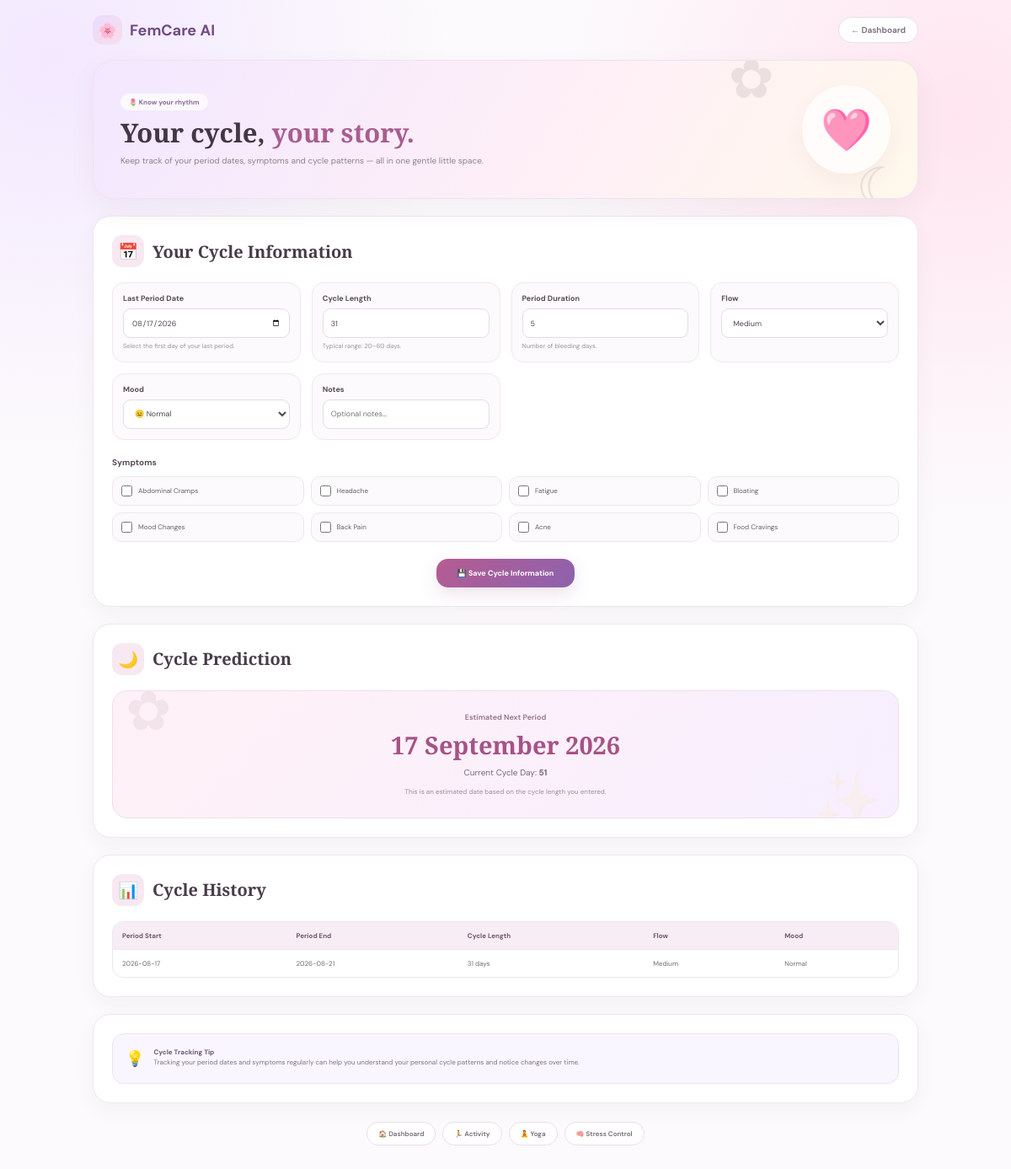
Page /menstrual (signed in) on the committed database.
### tables this page shows
CREATE TABLE menstrual_logs (
            id INTEGER PRIMARY KEY AUTOINCREMENT,
            user_id INTEGER NOT NULL,
            period_start TEXT NOT NULL,
            period_end TEXT,
            cycle_length INTEGER DEFAULT 28,
            flow TEXT,
            mood TEXT,
            symptoms TEXT,
            notes TEXT,
            created_at TEXT DEFAULT CURRENT_TIMESTAMP,
            FOREIGN KEY (user_id) REFERENCES users(id)
        );

### app.py (the view, shortened to what this page needs)
@app.route("/menstrual", methods=["GET", "POST"])
@login_required
def menstrual():
    user_id = session["user_id"]
    conn = get_db()
    latest = conn.execute("""
        SELECT *
        FROM menstrual_logs
        WHERE user_id=?
        ORDER BY period_start DESC, id DESC
        LIMIT 1
    """, (
        user_id,
    )).fetchone()
    history = conn.execute("""
        SELECT
            period_start,
            period_end,
            cycle_length,
            flow,
            mood
        FROM menstrual_logs
        WHERE user_id=?
        ORDER BY period_start DESC
        LIMIT 8
    """, (
        user_id,
    )).fetchall()
    conn.close()
    next_period = None
    cycle_day = None
    if latest:
        try:
            start_date = datetime.strptime(
                latest["period_start"],
                "%Y-%m-%d"
            ).date()
            cycle_length = (
                latest["cycle_length"]
                or 28
            )
            next_period = (
                start_date +
                timedelta(
                    days=cycle_length
                )
            )
            cycle_day = (
                date.today() -
                start_date
            ).days + 1
            if cycle_day < 1:
                cycle_day = None
        except ValueError:
            pass
    return render_template(
        "menstrual.html",
        latest=latest,
        history=history,
        next_period=next_period,
        cycle_day=cycle_day
    )

### app.py (called while the page is built)
def get_db():
    conn = sqlite3.connect("femcare.db")
    conn.row_factory = sqlite3.Row
    return conn

def login_required(route_function):
    @wraps(route_function)
    def wrapper(*args, **kwargs):
        if "user_id" not in session:
            return redirect(url_for("login"))
        return route_function(*args, **kwargs)
    return wrapper

### templates/menstrual.html (shortened to what this page needs)
<!DOCTYPE html>
<html lang="en">
<head>
</head>
<body>
<nav class="navbar">
    <div class="page nav-inner">
        <a
            href="{{ url_for('dashboard') }}"
            class="brand"
        >
            <span class="brand-icon">
                🌸
            </span>
            FemCare AI
        </a>
        <a
            href="{{ url_for('dashboard') }}"
            class="back-btn"
        >
            ← Dashboard
        </a>
    </div>
</nav>
<main class="page">
<section class="hero">
    <div class="hero-content">
        <div class="hero-tag">
            🌷
            Know your rhythm
        </div>
        <h1>
            Your cycle,
            <span>your story.</span>
        </h1>
        <p>
            Keep track of your period dates, symptoms and
            cycle patterns — all in one gentle little space.
        </p>
    </div>
    <div class="hero-icon">
        🩷
    </div>
    <div class="hero-decoration flower">
        ✿
    </div>
    <div class="hero-decoration moon">
        ☾
    </div>
</section>
<section class="card">
    <h2 class="card-title">
        <span class="title-icon">
            📅
        </span>
        Your Cycle Information
    </h2>
    <form
        method="POST"
        action="{{ url_for('menstrual') }}"
        id="menstrualForm"
    >
        <div class="form-grid">
            <div class="field">
                <label
                    for="period_start"
                >
                    Last Period Date
                </label>
                <input
                    type="date"
                    id="period_start"
                    name="period_start"
                    class="input"
                    value="{% if latest %}{{ latest['period_start'] }}{% endif %}"
                    required
                >
                <span class="help">
                    Select the first day of your last period.
                </span>
            </div>
            <div class="field">
                <label
                    for="cycle_length"
                >
                    Cycle Length
                </label>
                <input
                    type="number"
                    id="cycle_length"
                    name="cycle_length"
                    class="input"
                    value="{% if latest %}{{ latest['cycle_length'] or 28 }}{% else %}28{% endif %}"
                    min="20"
                    max="60"
                    required
                >
                <span class="help">
                    Typical range: 20–60 days.
                </span>
            </div>
            <div class="field">
                <label
                    for="period_duration"
                >
                    Period Duration
                </label>
                <input
                    type="number"
                    id="period_duration"
                    class="input"
                    value="5"
                    min="1"
                    max="10"
                    required
                >
                <span class="help">
                    Number of bleeding days.
                </span>
            </div>
            <div class="field">
                <label
                    for="flow"
                >
                    Flow
                </label>
                <select
                    id="flow"
                    name="flow"
                    class="select"
                >
                    <option
                        value="Medium"
                        {% if latest and latest['flow'] == 'Medium' %}selected{% endif %}
                    >
                        Medium
                    </option>
                </select>
            </div>
        </div>
        <div
            class="form-grid"
            style="margin-top:13px;"
        >
            <div class="field">
                <label
                    for="mood"
                >
                    Mood
                </label>
                <select
                    id="mood"
                    name="mood"
                    class="select"
                >
                    <option
                        value="Normal"
                        {% if latest and latest['mood'] == 'Normal' %}selected{% endif %}
                    >
                        😐 Normal
                    </option>
                </select>
            </div>
            <div class="field">
                <label
                    for="notes"
                >
                    Notes
                </label>
                <input
                    type="text"
                    id="notes"
                    name="notes"
                    class="input"
                    placeholder="Optional notes..."
                    value="{% if latest %}{{ latest['notes'] or '' }}{% endif %}"
                >
            </div>
        </div>
        <label class="sub-label">
            Symptoms
        </label>
        <div class="symptoms">
            <label class="symptom-box">
                <input
                    type="checkbox"
                    class="symptom"
                    name="symptom_list"
                    value="Abdominal Cramps"
                    id="cramps"
                >
                Abdominal Cramps
            </label>
            <label class="symptom-box">
                <input
                    type="checkbox"
                    class="symptom"
                    name="symptom_list"
                    value="Headache"
                    id="headache"
                >
                Headache
            </label>
            <label class="symptom-box">
                <input
                    type="checkbox"
                    class="symptom"
                    name="symptom_list"
                    value="Fatigue"
                    id="fatigue"
                >
                Fatigue
            </label>
            <label class="symptom-box">
                <input
                    type="checkbox"
                    class="symptom"
                    name="symptom_list"
                    value="Bloating"
                    id="bloating"
                >
                Bloating
            </label>
            <label class="symptom-box">
                <input
                    type="checkbox"
                    class="symptom"
                    name="symptom_list"
                    value="Mood Changes"
                    id="mood_changes"
                >
                Mood Changes
            </label>
            <label class="symptom-box">
                <input
                    type="checkbox"
                    class="symptom"
                    name="symptom_list"
                    value="Back Pain"
                    id="backpain"
                >
                Back Pain
            </label>
            <label class="symptom-box">
                <input
                    type="checkbox"
                    class="symptom"
                    name="symptom_list"
                    value="Acne"
                    id="acne"
                >
                Acne
            </label>
            <label class="symptom-box">
                <input
                    type="checkbox"
                    class="symptom"
                    name="symptom_list"
                    value="Food Cravings"
                    id="cravings"
                >
                Food Cravings
            </label>
        </div>
        <div class="save-area">
            <button
                type="submit"
                class="save-button"
            >
                💾 Save Cycle Information
            </button>
        </div>
    </form>
</section>
<section class="card">
    <h2 class="card-title">
        <span class="title-icon">
            🌙
        </span>
        Cycle Prediction
    </h2>
    <div class="prediction">
        <div class="prediction-decoration one">
        </div>
        <div class="prediction-decoration two">
        </div>
        <div class="prediction-label">
            Estimated Next Period
        </div>
        <div class="next-period">
            {% if next_period %}
                {{ next_period.strftime('%d %B %Y') }}
            {% else %}
                Enter your last period date
            {% endif %}
        </div>
        {% if cycle_day %}
            <div class="cycle-day">
                Current Cycle Day:
                <strong>
                    {{ cycle_day }}
                </strong>
            </div>
        {% endif %}
        <p class="prediction-text">
            This is an estimated date based on the
            cycle length you entered.
        </p>
    </div>
</section>
<section class="card">
    <h2 class="card-title">
        <span class="title-icon">
            📊
        </span>
        Cycle History
    </h2>
    {% if history %}
        <div class="table-wrapper">
            <table>
                <thead>
                    <tr>
                        <th>
                            Period Start
                        </th>
                        <th>
                            Period End
                        </th>
                        <th>
                            Cycle Length
                        </th>
                        <th>
                            Flow
                        </th>
                        <th>
                            Mood
                        </th>
                    </tr>
                </thead>
                <tbody>
                    {% for row in history %}
                        <tr>
                            <td>
                                {{ row['period_start'] }}
                            </td>
                            <td>
                                {{ row['period_end'] or '-' }}
                            </td>
                            <td>
                                {{ row['cycle_length'] or 28 }}
                                days
                            </td>
                            <td>
                                {{ row['flow'] or '-' }}
                            </td>
                            <td>
                                {{ row['mood'] or '-' }}
                            </td>
                        </tr>
                    {% endfor %}
                </tbody>
            </table>
        </div>
    {% else %}
        <div class="empty-history">
            🌷
            <br>
            No cycle history available yet.
        </div>
    {% endif %}
</section>
<section class="card">
    <div class="tip">
        <div class="tip-icon">
            💡
        </div>
        <div>
            <strong>
                Cycle Tracking Tip
            </strong>
            <br>
            Tracking your period dates and symptoms regularly
            can help you understand your personal cycle patterns
            and notice changes over time.
        </div>
    </div>
</section>
<div class="navigation">
    <a href="{{ url_for('dashboard') }}">
        🏠 Dashboard
    </a>
    <a href="{{ url_for('activity') }}">
        🏃 Activity
    </a>
    <a href="{{ url_for('yoga') }}">
        🧘 Yoga
    </a>
    <a href="{{ url_for('stress') }}">
        🧠 Stress Control
    </a>
</div>
</main>
</body>
</html>

### rows in the picture
menstrual_logs: period_start "08/17/2026", cycle_length "31", flow "Medium", mood "😐 Normal", period_start "2026-08-17", period_end "2026-08-21", mood "Normal"

### other values in the picture
{{ next_period.strftime('%d %B %Y') }} "17 September 2026"
{{ cycle_day }} "51"
